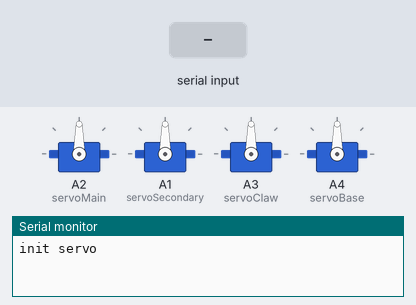
Simulated run of this sketch. Board: Arduino Uno, built with avr-gcc and run on an emulated ATmega328P. On the bench: 4 × servo, the last lines printed to the serial monitor. The test bench sets the inputs (shaded band).

Above: at 1.2 s.
1.3 s: byte 97 (MAIN) received over Serial
At 1.6 s:
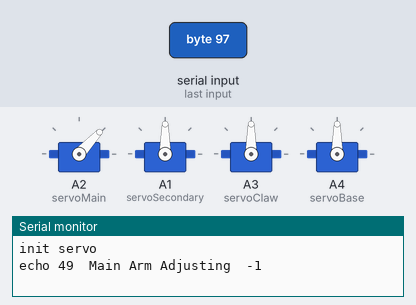
2.8 s: byte 98 (SECONDARY) received over Serial
At 4.0 s:
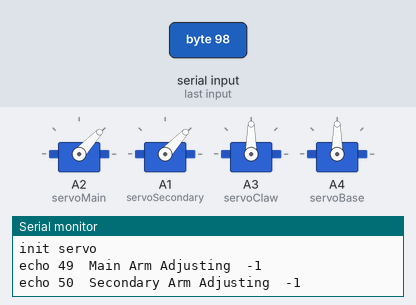
4.3 s: byte 99 (CLAW) received over Serial
At 5.2 s:
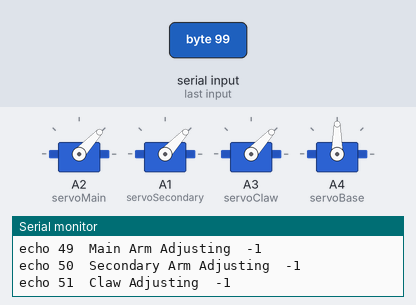
5.8 s: byte 100 (BASE) received over Serial
At 6.4 s:
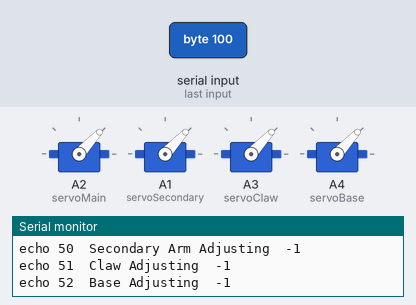
Timing chart, 0 to 8.8 s (numbered marks = the images above; inputs shaded):
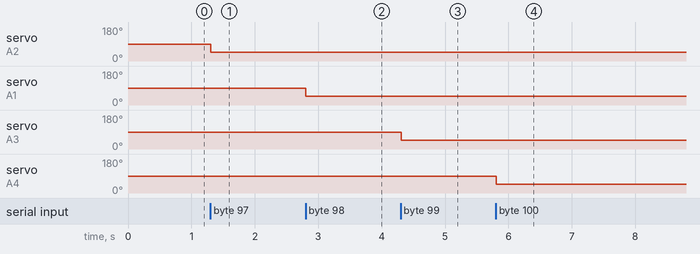

Measured:
- after the input at 1.3 s, servo on A2 (servoMain): 90° → 47° at once
- after the input at 2.8 s, servo on A1 (servoSecondary): 90° → 47° at once
- after the input at 4.3 s, servo on A3 (servoClaw): 90° → 47° at once
- after the input at 5.8 s, servo on A4 (servoBase): 90° → 47° at once

The sketch:

RobotArm.ino
```cpp
#include <Servo.h>

Servo servoMain;
Servo servoSecondary;
Servo servoClaw;
Servo servoBase;

void setup() {
  Serial.begin(38400);
  Serial.println("init servo");
  servoMain.attach(A2);
  servoSecondary.attach(A1);
  servoClaw.attach(A3);
  servoBase.attach(A4);
}

enum servos {
	MAIN='a',
	SECONDARY='b',
	CLAW='c',
	BASE='d'
};
char in;
void loop() {
	if ((in = Serial.read()) > -1) {
		Serial.print("echo ");
		Serial.print(in - '0');
		Serial.print("\t");
		switch(in) {
			case MAIN:
				Serial.print("Main Arm Adjusting");
				servoMain.write(in = (Serial.read() + 48));
				break;
			case SECONDARY:
				Serial.print("Secondary Arm Adjusting");
				servoSecondary.write(in = (Serial.read() + 48));
				break;
			case CLAW:
				Serial.print("Claw Adjusting");
				servoClaw.write(in = (Serial.read() + 48));
				break;
			case BASE:
				Serial.print("Base Adjusting");
				servoBase.write(in = (Serial.read() + 48));
				break;
			default:
				Serial.print("Unknown Input");
		}
		Serial.print("\t");
		Serial.println(in-'0');
	}
	delay(20);
}
```
